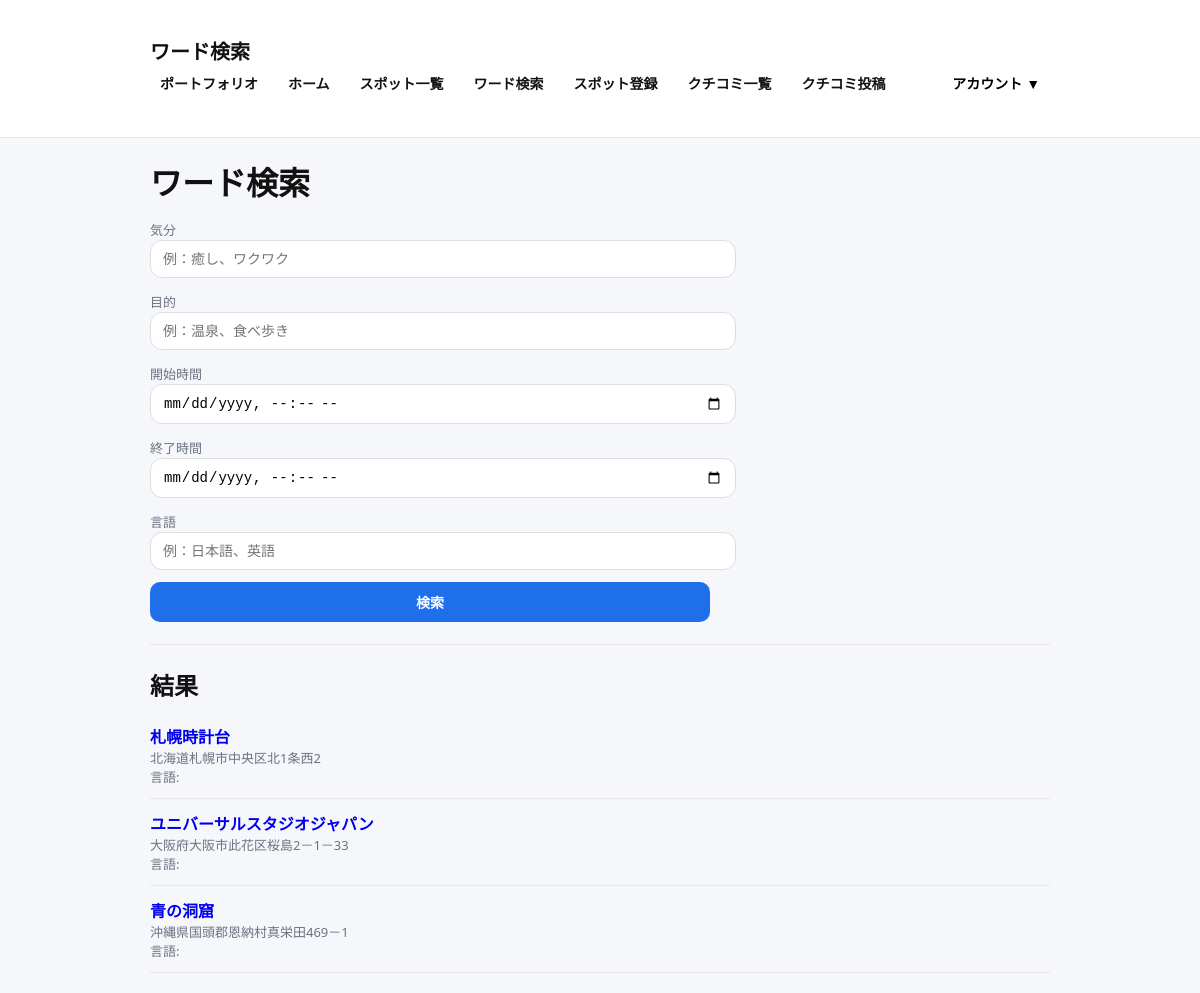
/spots/word-search/, run on an earlier commit of the app's database.
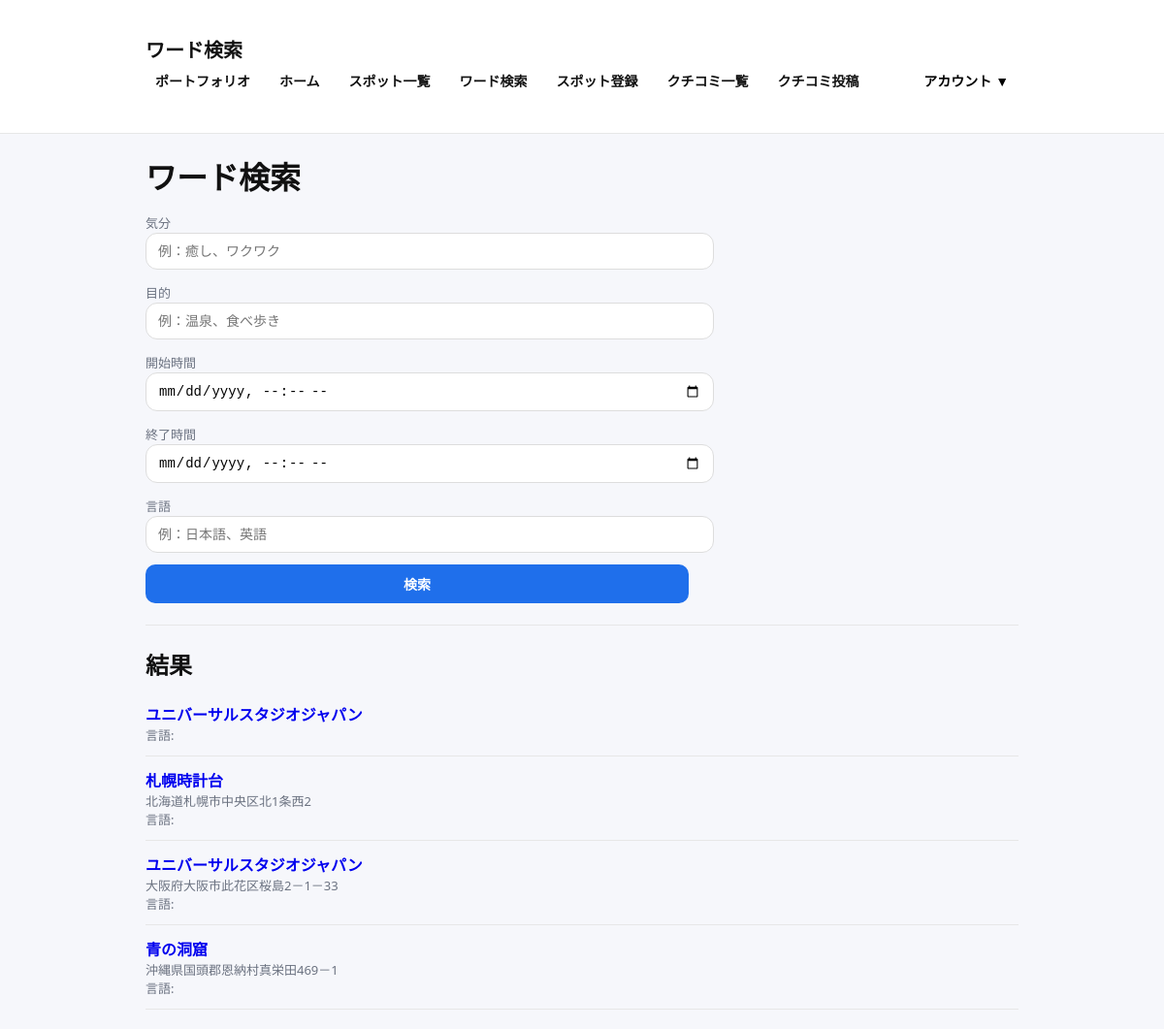
And on a later commit of the database.
### spots/models.py (models this page shows, shortened)
class Spot(models.Model):
    name = models.CharField(max_length=100)
    address = models.CharField(max_length=255, blank=True)
    image = models.ImageField(upload_to="spots/", blank=True, null=True)
    language = models.CharField(max_length=30, blank=True)
    mood = models.CharField(max_length=30, blank=True)
    purpose = models.CharField(max_length=30, blank=True)
    start_at = models.DateTimeField(null=True, blank=True)
    end_at = models.DateTimeField(null=True, blank=True)
    created_at = models.DateTimeField(auto_now_add=True)

### spots/views.py (the view, shortened to what this page needs)
# urls.py: path("word-search/", views.word_search, name="word_search"),
def word_search(request):
    form = WordSearchForm(request.GET or None)
    spots = Spot.objects.order_by("-created_at")
    spots = spots.order_by("-created_at")
    return render(request, "spots/word_search.html", {"form": form, "spots": spots})

### spots/forms.py
class WordSearchForm(forms.Form):
    mood = forms.CharField(required=False, label="気分",widget=forms.TextInput(attrs={"placeholder": "例：癒し、ワクワク",}),)
    purpose = forms.CharField(required=False, label="目的",widget=forms.TextInput(attrs={"placeholder": "例：温泉、食べ歩き",}),)
    language = forms.CharField(required=False, label="言語",widget=forms.TextInput(attrs={"placeholder": "例：日本語、英語",}),)
    start_at = forms.DateTimeField(
        required=False,
        label="開始時間",
        widget=forms.DateTimeInput(attrs={"type": "datetime-local"}),
        input_formats=["%Y-%m-%dT%H:%M", "%Y-%m-%d %H:%M"],
    )
    end_at = forms.DateTimeField(
        required=False,
        label="終了時間",
        widget=forms.DateTimeInput(attrs={"type": "datetime-local"}),
        input_formats=["%Y-%m-%dT%H:%M", "%Y-%m-%d %H:%M"],
    )

### spots/templates/spots/word_search.html (shortened to what this page needs)
{% extends "base.html" %}
{% block header_title %}ワード検索{% endblock %}
{% block content %}
  <h1 style="margin: 0 0 14px;">ワード検索</h1>
  <form method="get" style="display: grid; gap: 12px; max-width: 560px;">
    <div>
      <span class="muted">{{ form.mood.label }}</span>
      {{ form.mood }}
    </div>
    <div>
      <span class="muted">{{ form.purpose.label }}</span>
      {{ form.purpose }}
    </div>
    <div>
      <span class="muted">{{ form.start_at.label }}</span>
      {{ form.start_at }}
    </div>
    <div>
      <span class="muted">{{ form.end_at.label }}</span>
      {{ form.end_at }}
    </div>
    <div>
      <span class="muted">{{ form.language.label }}</span>
      {{ form.language }}
    </div>
    <button type="submit" class="btn">検索</button>
  </form>
  <hr style="margin: 22px 0; border: none; border-top: 1px solid #e7e7e7;">
  <h2 style="margin: 0 0 10px;">結果</h2>
  {% for spot in spots %}
    <div style="padding: 12px 0;">
      <a href="{% url 'spots:spot_detail' spot.pk %}" style="font-weight: 800; text-decoration: none;">
        {{ spot.name }}
      </a>
      <div class="muted">{{ spot.address }}</div>
      <div class="muted">言語: {{ spot.language }}</div>
      </div>
    <hr style="margin: 0; border: none; border-top: 1px solid #e7e7e7;">
  {% empty %}
    <p class="muted">該当スポットがありません</p>
  {% endfor %}
{% endblock %}

What changed in the data, as far as the page shows it:
added Spot: name "ユニバーサルスタジオジャパン"
